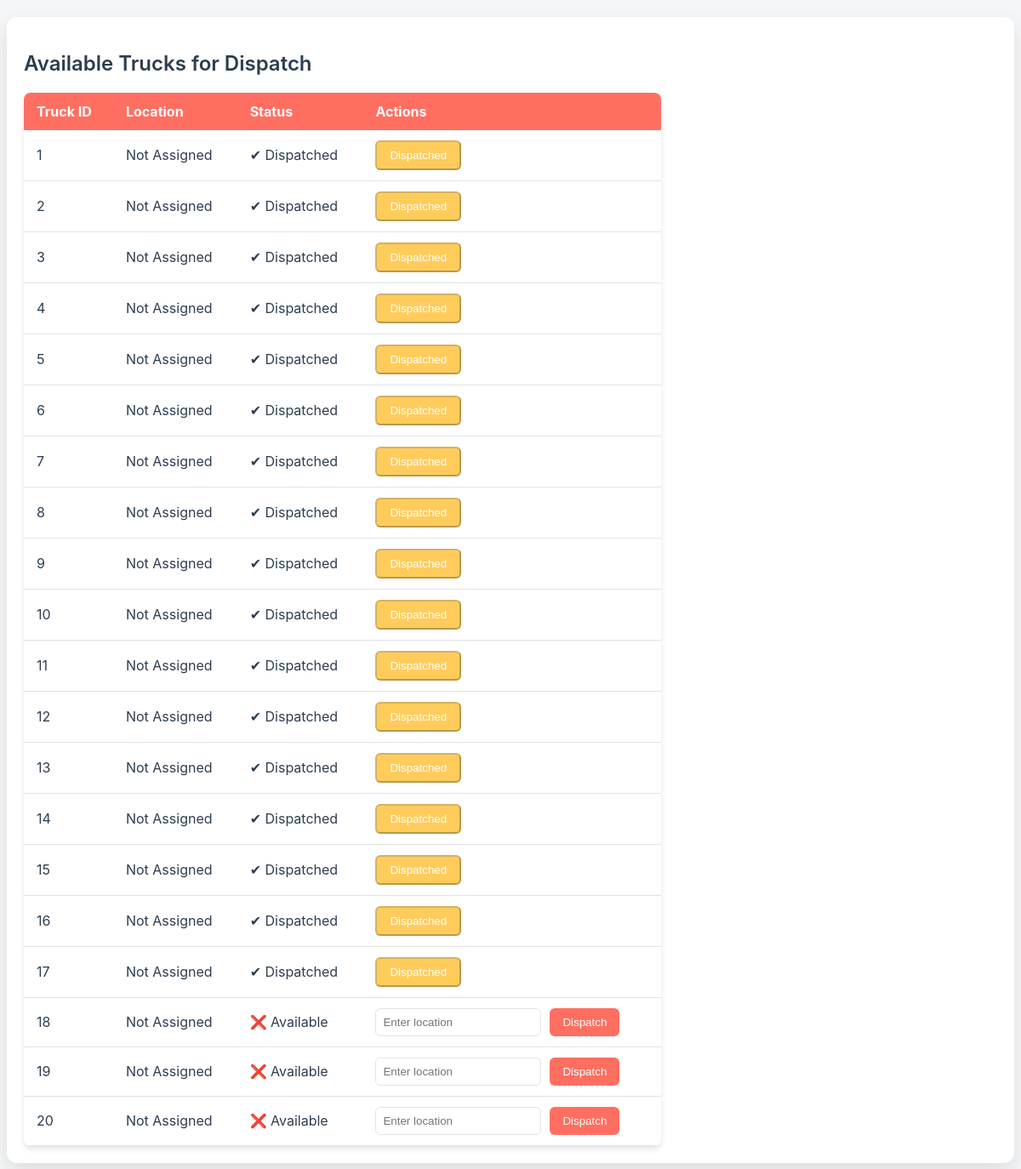
The app's page /dispatch_trucks (signed in) with its own data.
### myapp/app_models.py (models this page shows, shortened)
class Truck(db.Model):
    id = db.Column(db.Integer, primary_key=True)
    status = db.Column(db.String(50), nullable=False)  # Example field
    litter_hotspot_id = db.Column(db.Integer, db.ForeignKey('litter_hotspot.id'))  # Foreign key to LitterHotspot
    is_dispatched = db.Column(db.Boolean, nullable=False)
    litter_hotspot = db.relationship('LitterHotspot', backref=db.backref('trucks', lazy=True))  # Changed backref name for clarity

### myapp/routes.py (the view, shortened to what this page needs)
@bp.route('/dispatch_trucks', methods=['GET', 'POST'])
@login_required
def dispatch_trucks():
    from .forms import DispatchTruckForm
    dispatch_form = DispatchTruckForm()
    trucks = Truck.query.all()
    return render_template('dispatch_trucks.html', trucks=trucks, dispatch_form=dispatch_form)

### myapp/forms.py
class DispatchTruckForm(FlaskForm):
    location = HiddenField('Location', validators=[DataRequired()])
    submit = SubmitField('Dispatch Trucks')

### myapp/app_factory.py (called while the page is built)
def create_app():
    app = Flask(__name__, template_folder='../templates', static_folder='../static')
    app.config.from_object('config.Config')  # Load configuration from config file
    app.config['UPLOAD_FOLDER'] = UPLOAD_FOLDER
    db.init_app(app)
    migrate.init_app(app, db)
    login_manager.init_app(app)
    csrf.init_app(app)  # Initialize CSRF protection
    from myapp.routes import bp as main_routes
    app.register_blueprint(main_routes)
    from myapp.app_models import User  # Import models after db initialization
    @login_manager.user_loader
    def load_user(user_id):
        return User.query.get(int(user_id))
    login_manager.login_view = 'main.login'
    return app

### templates/dispatch_trucks.html (shortened to what this page needs)
<!DOCTYPE html>
<html lang="en">
<head>
    <link rel="stylesheet" href="{{ url_for('static', filename='styles.css') }}">
</head>
<body>
    <div class="container">
        <h2>Available Trucks for Dispatch</h2>
        <div class="layout-grid">
            <div class="table-container">
                <table class="table">
                    <thead>
                        <tr>
                            <th>Truck ID</th>
                            <th>Location</th>
                            <th>Status</th>
                            <th>Actions</th>
                        </tr>
                    </thead>
                    <tbody>
                        {% for truck in trucks %}
                        <tr>
                            <td>{{ truck.id }}</td>
                            <td>{{ truck.location if truck.location else 'Not Assigned' }}</td>
                            <td>
                                {% if truck.is_dispatched %}
                                    <span class="icon">&#10004;</span> Dispatched
                                {% else %}
                                    <span class="icon">&#10060;</span> Available
                                {% endif %}
                            </td>
                            <td>
                                {% if not truck.is_dispatched %}
                                    <form action="{{ url_for('main.dispatch_trucks') }}" method="POST" style="display: flex; gap: 10px;">
                                        <input type="text" name="location" placeholder="Enter location" required>
                                        <button type="submit" class="btn btn-primary">Dispatch</button>
                                    </form>
                                {% else %}
                                    <button class="btn btn-secondary" disabled>Dispatched</button>
                                {% endif %}
                            </td>
                        </tr>
                        {% endfor %}
                    </tbody>
                </table>
            </div>
            <div id="map" style="height: 400px;"></div>
        </div>
    </div>
</body>
</html>

### static/styles.css (style rules this page uses)
body { font-family: 'Roboto', sans-serif; color: #333; background: #f8f9fa; }
h1, h2, h3, h4, h5, h6 { font-family: 'Inter', sans-serif; font-weight: 600; }

### templates/dispatch_trucks.html (style rules this page uses)
:root { --primary-warm: #ff6f61; --secondary-warm: #ffcc5c; --soft-gray: #f4f6f7; --text-color: #2c3e50; }
body { font-family: -apple-system, BlinkMacSystemFont, 'Segoe UI', Roboto, Oxygen, Ubuntu, Cantarell, 'Open Sans', 'Helvetica Neue', sans-serif; background-color: var(--soft-gray); color: var(--text-color); }
.container { background-color: white; border-radius: 12px; box-shadow: 0 10px 25px rgba(0,0,0,0.1); padding: 20px; margin: 20px auto; max-width: 1200px; }
.table { width: 100%; border-collapse: collapse; border-radius: 8px; overflow: hidden; box-shadow: 0 4px 6px rgba(0,0,0,0.1); }
.table thead { background-color: var(--primary-warm); color: white; }
.table th, .table td { padding: 12px 15px; text-align: left; }
.table tbody tr { border-bottom: 1px solid #e0e4e6; transition: background-color 0.3s ease; }
.btn { border-radius: 6px; transition: all 0.3s ease; padding: 8px 15px; cursor: pointer; }
.btn-primary { background-color: var(--primary-warm); border: none; color: white; }
.btn-secondary { background-color: var(--secondary-warm); color: white; }
input[type="text"] { border-radius: 6px; border: 1px solid #e0e4e6; padding: 8px; transition: border-color 0.3s ease; }
.layout-grid { display: grid; grid-template-columns: 2fr 1fr; gap: 20px; }

### records on screen
Truck: id "1", location "Not Assigned", is_dispatched "Dispatched"
Truck: id "2", location "Not Assigned", is_dispatched "Dispatched"
Truck: id "3", location "Not Assigned", is_dispatched "Dispatched"
Truck: id "4", location "Not Assigned", is_dispatched "Dispatched"
Truck: id "5", location "Not Assigned", is_dispatched "Dispatched"
Truck: id "6", location "Not Assigned", is_dispatched "Dispatched"
Truck: id "7", location "Not Assigned", is_dispatched "Dispatched"
Truck: id "8", location "Not Assigned", is_dispatched "Dispatched"
Truck: id "9", location "Not Assigned", is_dispatched "Dispatched"
Truck: id "10", location "Not Assigned", is_dispatched "Dispatched"
Truck: id "11", location "Not Assigned", is_dispatched "Dispatched"
Truck: id "12", location "Not Assigned", is_dispatched "Dispatched"
Truck: id "13", location "Not Assigned", is_dispatched "Dispatched"
Truck: id "14", location "Not Assigned", is_dispatched "Dispatched"
Truck: id "15", location "Not Assigned", is_dispatched "Dispatched"
Truck: id "16", location "Not Assigned", is_dispatched "Dispatched"
Truck: id "17", location "Not Assigned", is_dispatched "Dispatched"
Truck: id "18", location "Not Assigned", is_dispatched "Available"
Truck: id "19", location "Not Assigned", is_dispatched "Available"
Truck: id "20", location "Not Assigned", is_dispatched "Available"
